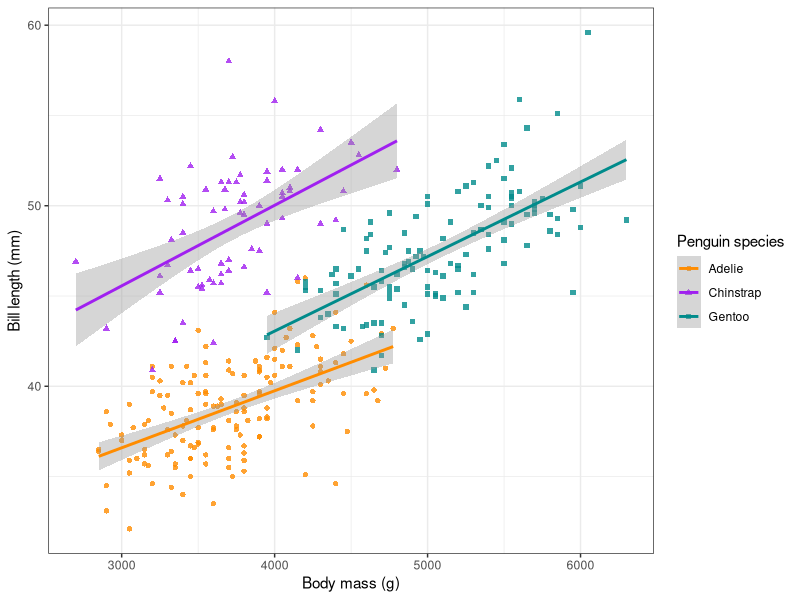
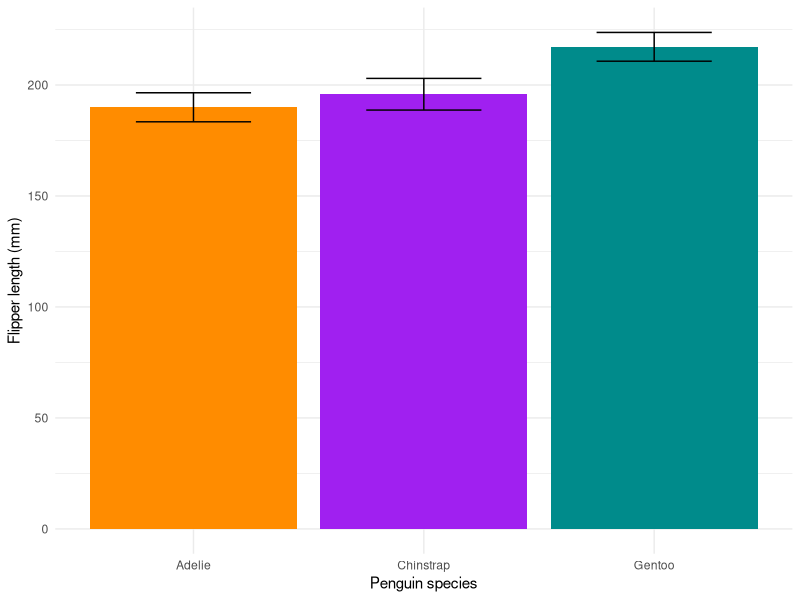

Here is the R script that generated these plots, in order: (Note: this script raises an error after producing the figures.)
#### Install packages ----
install.packages('tidyverse')
install.packages('palmerpenguins')
install.packages('ggrepel')
install.packages('ggridges')

#### Load libraries ----
library(tidyverse)
library(palmerpenguins)
library(ggrepel)
library(ggridges)

#### Explore data ----
penguins <- palmerpenguins::penguins
str(penguins)

#### Line charts ----
ggplot(data = drop_na(penguins), aes(body_mass_g, bill_length_mm, col = species, shape = species)) +
  geom_point(alpha = 0.8) +
  scale_colour_manual(values = c('darkorange', 'purple', 'cyan4'),name = 'Penguin species') +
  scale_shape(name = 'Penguin species') +
  geom_smooth(method = 'lm') +
  labs(x = 'Body mass (g)', y = 'Bill length (mm)') +
  theme_bw() 

#### Barplot with SD ----
penguins %>% 
  group_by(species) %>% 
  summarise(flipper_mean = mean(flipper_length_mm, na.rm = T),
            flipper_sd = sd(flipper_length_mm, na.rm = T)) %>% 
  ggplot() +
  geom_col(aes(x = species, y = flipper_mean),
           fill = c('darkorange','purple','cyan4')) +
  geom_errorbar(aes(x = species, ymax = flipper_mean + flipper_sd, ymin = flipper_mean - flipper_sd), width = 0.5) +
  labs(x = "Penguin species", y = 'Flipper length (mm)') +
  theme_minimal()

ggplot() +
  geom_point(aes(x = species, y = flipper_mean, col = species)) +
  geom_errorbar(aes(x = species, ymax = flipper_mean + flipper_sd, ymin = flipper_mean - flipper_sd, col = species), width = 0.5) +
  scale_colour_manual(values = c('darkorange','purple','cyan4'), guide = 'none') +
  labs(x = "Penguin species", y = 'Flipper length (mm)') +
  theme_minimal()

#### Boxplot ----
ggplot(penguins) +
  geom_boxplot(aes(x = species, y = flipper_length_mm),
               col = c('darkorange','purple','cyan4')) +
  labs(x = "Penguin species", y = 'Flipper length (mm)') +
  theme_minimal() 

#### Histograms ----
ggplot(penguins) +
  geom_histogram(aes(x = flipper_length_mm, fill = species), position = 'identity', alpha = 0.6) +
  scale_fill_manual(values = c('darkorange','purple','cyan4')) +
  labs(x = 'Flipper length (mm)', y = 'Frequency') +
  theme_minimal()

#### Density ----
ggplot(penguins) +
  geom_density(aes(x = flipper_length_mm, fill = species), col = NA, alpha = 0.6) +
  scale_fill_manual(values = c('darkorange','purple','cyan4')) +
  labs(x = 'Flipper length (mm)', y = 'Density') +
  theme_minimal()

#### Ridges ----
ggplot(penguins) +
  geom_density_ridges(aes(x = flipper_length_mm, y = species, fill = species), col = NA, alpha = 0.6) +
  scale_fill_manual(values = c('darkorange','purple','cyan4')) +
  labs(x = 'Flipper length (mm)', y = 'Density') +
  theme_minimal()

#### Lollipop chart ----
flipper_mean_all <- mean(penguins$flipper_length_mm, na.rm = T)

peng_summary <- penguins %>% 
  group_by(species) %>% 
  summarise(flipper_mean = mean(flipper_length_mm, na.rm = T),
            flipper_sd = sd(flipper_length_mm, na.rm = T)) 

ggplot() +
   geom_segment(data = peng_summary, aes(x = species, xend = species,
                    y = flipper_mean_all, yend = flipper_mean, col = species)) +
  geom_point(data = peng_summary, aes(x = species, y = flipper_mean, col = species)) +
  scale_color_manual(values = c('darkorange','purple','cyan4'), name = 'Penguin species') +
  geom_hline(aes(yintercept = flipper_mean_all), lty = 2) +
  labs(x = '', y = 'Mean flipper length (mm)') +
  coord_flip() +
  theme_bw() +
  theme(panel.grid = element_blank(),
        axis.text.y = element_blank(),
        axis.ticks.y = element_blank(),
        legend.position = 'top') +
  geom_text_repel(aes(x = 1.5, y = flipper_mean_all, label = 'overall mean'), nudge_x = 0.5, nudge_y = 7.5, segment.curvature = -0.1, size = 3, segment.size = 0.2)



